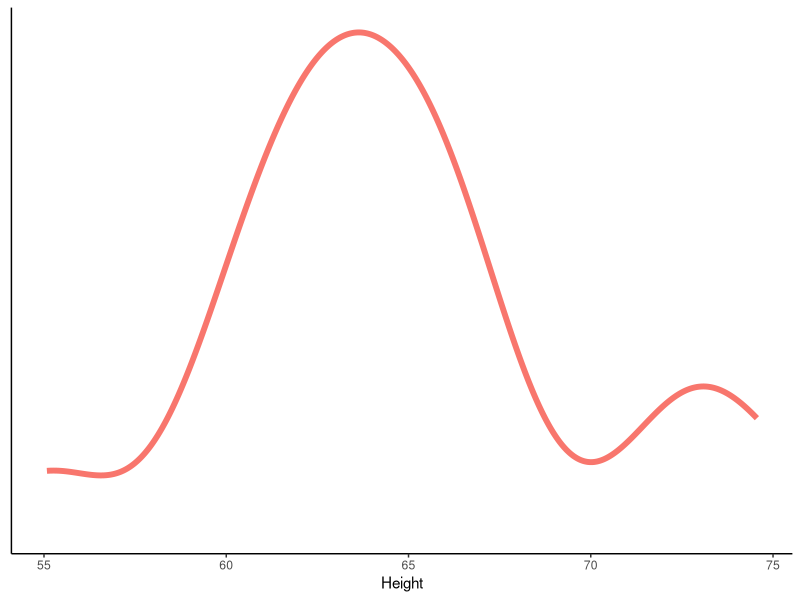
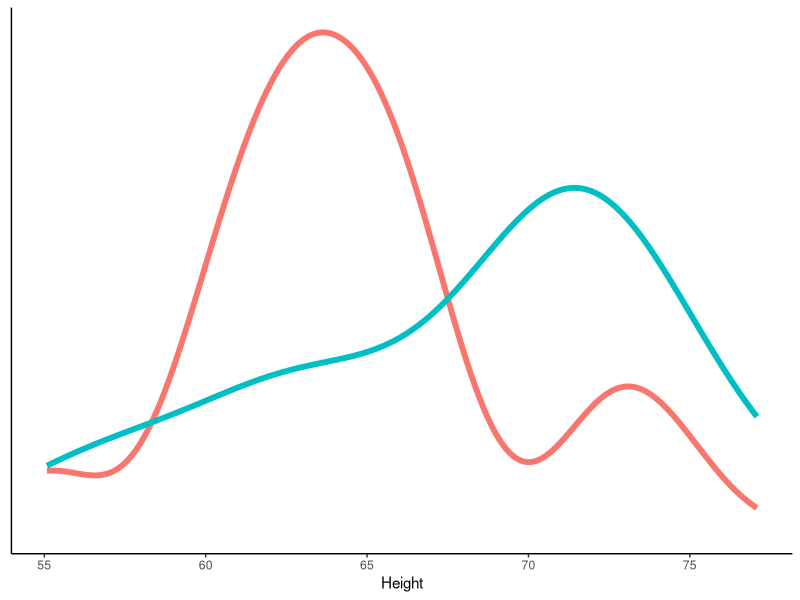
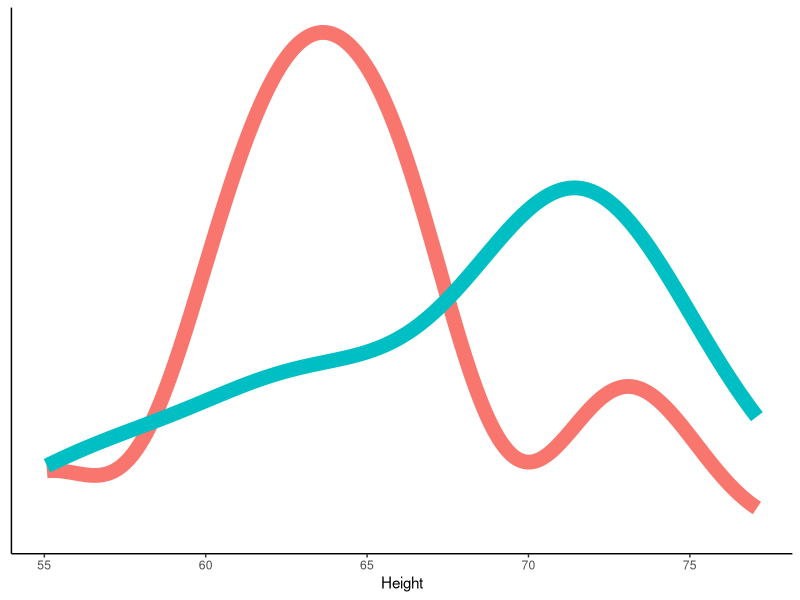
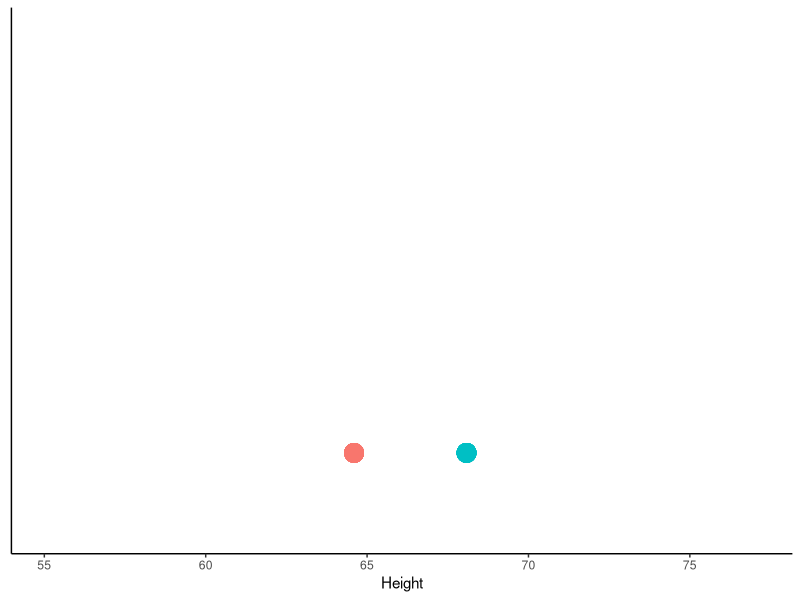
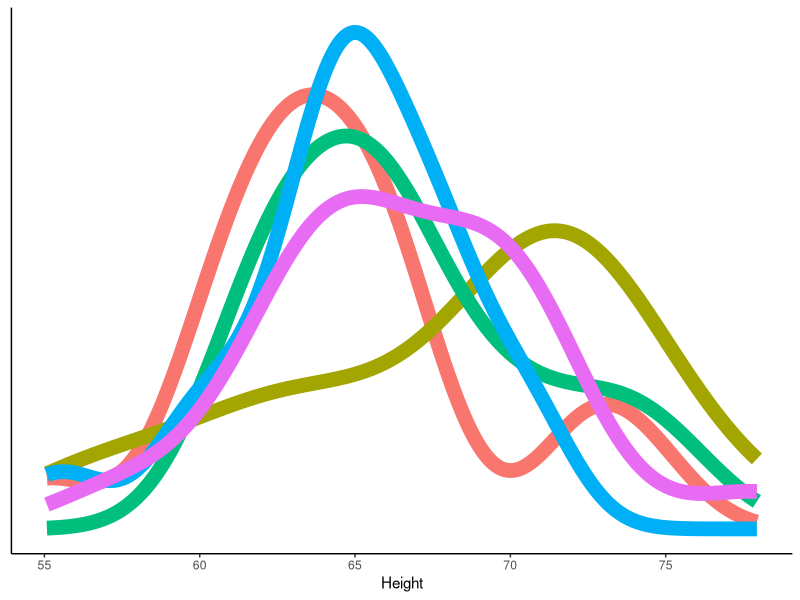
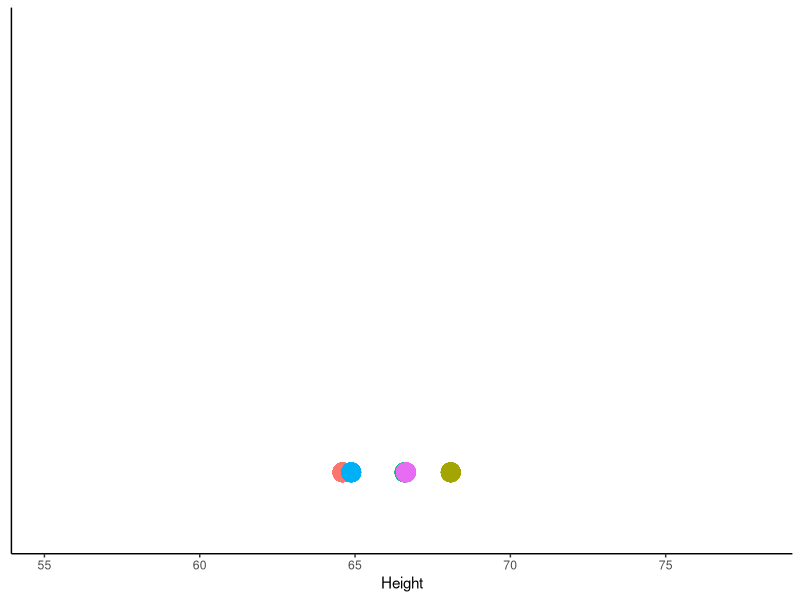
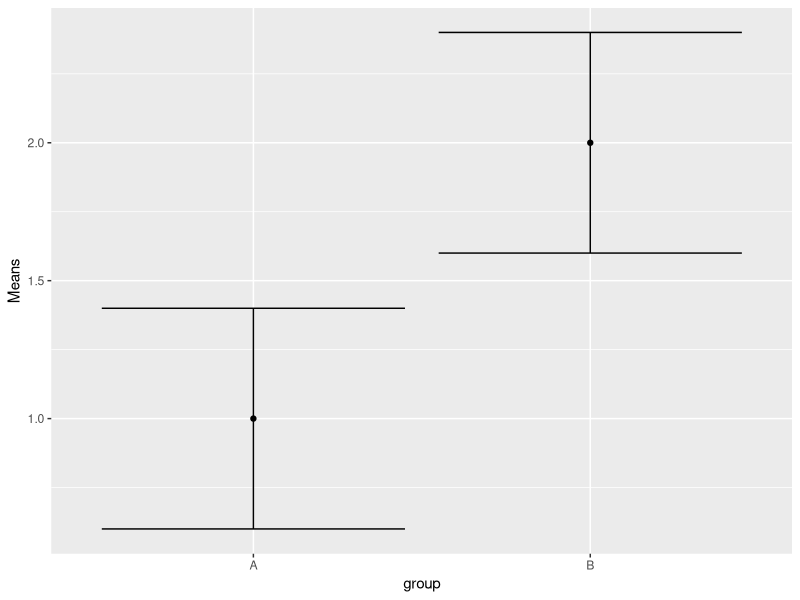
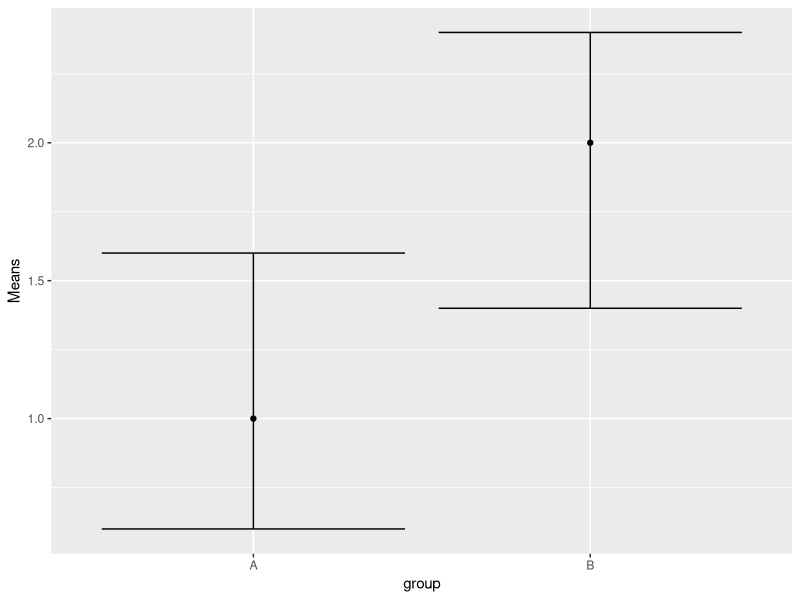

The R script that drew these images, in order:
## ---- chunk 1

library(tidyverse)
set.seed(5)
data <- tibble(Height=c(rnorm(mean=66, sd=5, n=20),rnorm(mean=66, sd=5, n=20)), Experiment=c(rep("1",times=20),rep("2",times=20)))

data_filtered <- data %>% filter(Experiment == "1")

## ---- chunk 2
ggplot(data_filtered, aes(x=Height, color=Experiment)) + geom_density(size=2) + theme_classic() + theme(axis.text.y = element_blank(), axis.ticks.y = element_blank(), axis.title.y = element_blank(), legend = element_blank(), legend.position = "none")
## ---- chunk 3

ggplot(data, aes(x=Height, color=Experiment)) + geom_density(size=2) + theme_classic() + theme(axis.text.y = element_blank(), axis.ticks.y = element_blank(), axis.title.y = element_blank(), legend = element_blank(), legend.position = "none")


## ---- chunk 4
#| fig-height: 10

ggplot(data, aes(x=Height, color=Experiment)) + geom_density(size=5) + theme_classic() + theme(axis.text.y = element_blank(), axis.ticks.y = element_blank(), axis.title.y = element_blank(), legend = element_blank(), legend.position = "none")


## ---- chunk 5
#| fig-height: 10

data <- data %>% group_by(Experiment) %>% mutate(Means=mean(Height), y=0.01)


ggplot(data, aes(x=Height, color=Experiment)) + geom_density(color="white") + geom_point(aes(x=Means, y=y), size=6) + theme_classic() + theme(axis.text.y = element_blank(), axis.ticks.y = element_blank(), axis.title.y = element_blank(),legend.position = "none")


## ---- chunk 6

more_data <- tibble(Height=c(rnorm(mean=66, sd=5, n=20), rnorm(mean=66, sd=5, n=20), rnorm(mean=66, sd=5, n=20)), Experiment=c(rep("3", times=20),rep("4", times=20),rep("5", times=20)))

data <- bind_rows(data, more_data)

data <- data %>% group_by(Experiment) %>% mutate(Means=mean(Height), y=0.01)


## ---- chunk 7
#| fig-height: 10

ggplot(data, aes(x=Height, color=Experiment)) + geom_density(size=5) + theme_classic() + theme(axis.text.y = element_blank(), axis.ticks.y = element_blank(), axis.title.y = element_blank(), legend = element_blank(), legend.position = "none")


## ---- chunk 8
#| fig-height: 10

data <- data %>% group_by(Experiment) %>% mutate(Means=mean(Height), y=0.01)


ggplot(data, aes(x=Height, color=Experiment)) + geom_density(color="white") + geom_point(aes(x=Means, y=y), size=6) + theme_classic() + theme(axis.text.y = element_blank(), axis.ticks.y = element_blank(), axis.title.y = element_blank(),legend.position = "none")


## ---- chunk 9

library(tidyverse)
library(ggplot2)
library(patchwork)

df1 <- tibble(group=c("A","B"), Means=c(1,2), LowerCI = c(0.6,1.6), UpperCI=c(1.4, 2.4))
df2 <- tibble(group=c("A","B"), Means=c(1,2), LowerCI = c(0.6,1.4), UpperCI=c(1.6, 2.4))
plot1 <- ggplot(df1, aes(x=group, y=Means)) + geom_point() + geom_errorbar(aes(ymin=LowerCI, ymax=UpperCI))
plot2 <- ggplot(df2, aes(x=group, y=Means)) + geom_point() + geom_errorbar(aes(ymin=LowerCI, ymax=UpperCI))
## ---- chunk 10

plot1

## ---- chunk 11

plot2

## ---- chunk 12

plot1 + geom_hline(yintercept=0.8, color="firebrick", linetype=2)

## ---- chunk 13

plot1

## ---- chunk 14

single_experiment <- rnorm(n=25, mean=100, sd=10)

## ---- chunk 15

single_experiment_table <- tibble(data = single_experiment)

head(single_experiment_table)

## ---- chunk 16

ggplot(single_experiment_table, aes(x=data)) + geom_histogram()

## ---- chunk 17

more_experiments <- replicate(n=100, expr=rnorm(n=25, mean=100, sd=10))

## ---- chunk 18

colnames(more_experiments) <- 1:100

more_experiments_table <- more_experiments %>% as_tibble() %>% pivot_longer(cols = everything(), names_to ="experiment", values_to="data") %>% mutate(experiment = as.integer(experiment)) %>% arrange(experiment)

head(more_experiments_table)

## ---- chunk 19

summary_table <- more_experiments_table %>% group_by(experiment) %>% summarize(SampleSize = n(), Mean=mean(data), SD=sd(data), SE=SD/sqrt(SampleSize))

summary_table

## ---- chunk 20

ggplot(summary_table, aes(x=Mean)) + geom_histogram()

## ---- chunk 21

CIs <- summary_table %>% mutate(LowerCI = Mean - 1.96*SE, UpperCI = Mean + 1.96*SE)

CIs

## ---- chunk 22

CIplot <- ggplot(CIs, aes(y=Mean, x=experiment)) + geom_errorbar(aes(ymin=LowerCI, ymax=UpperCI))

CIplot

## ---- chunk 23

CIplot + geom_hline(yintercept=100, color="blue") + geom_errorbar(aes(ymin = LowerCI, ymax = UpperCI, color = (LowerCI > 100 | UpperCI < 100))) +  scale_color_manual(values = c("FALSE" = "black", "TRUE" = "red"),labels = c("Yes", "No"),name = "Overlap with 100")

## ---- chunk 24

summary_table <- summary_table %>% mutate(TrueSE = sd(Mean))

summary_table
